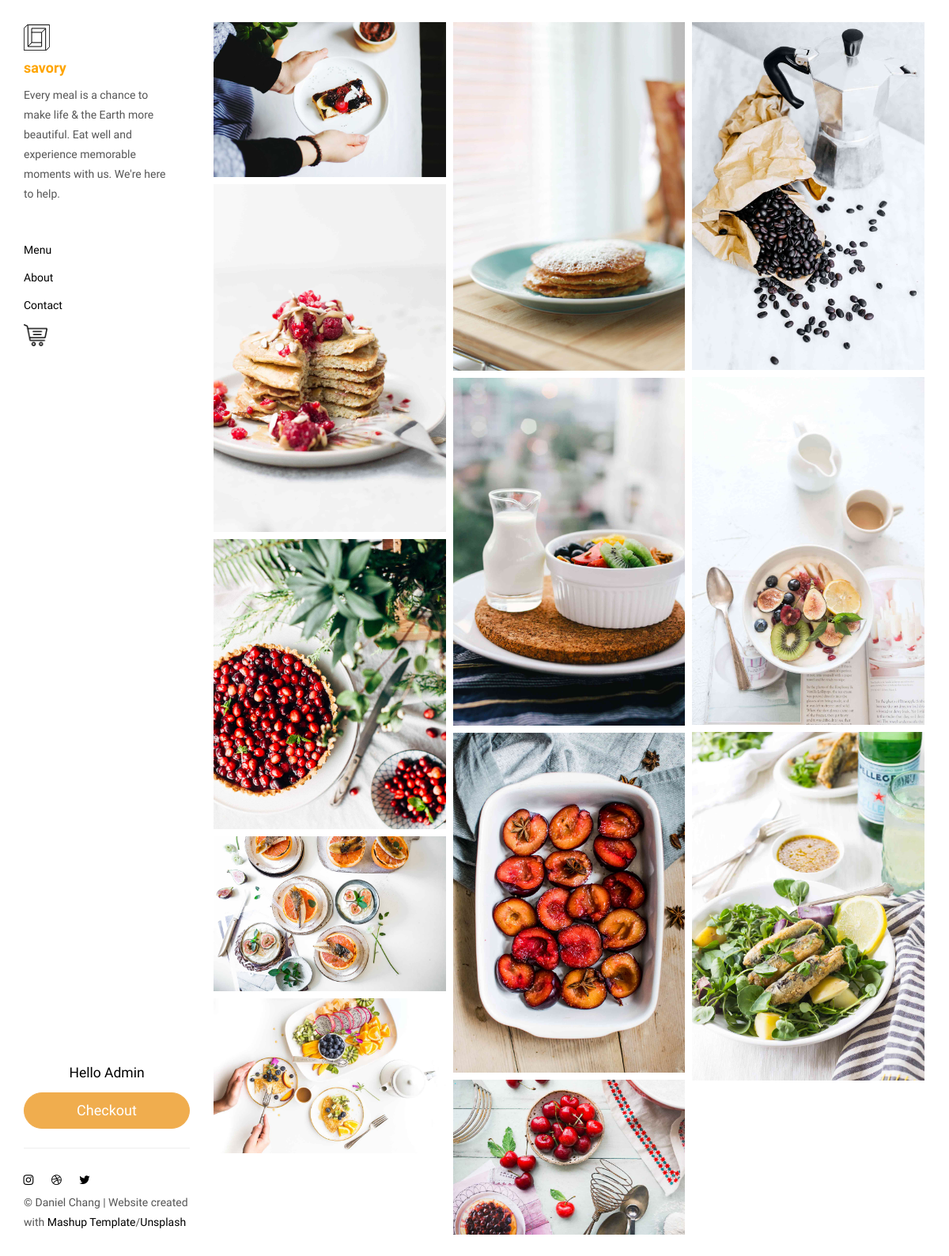
The page / (signed in) on the database its author committed.
### main.py (models this page shows, shortened)
class Customer(UserMixin, db.Model):
    __tablename__ = "customer"
    id = db.Column(db.Integer, primary_key=True)
    name = db.Column(db.String(250), nullable=False)
    email = db.Column(db.String(250), unique=True, nullable=False)
    password = db.Column(db.String(250), nullable=False)

class Meal(db.Model):
    id = db.Column(db.Integer, primary_key=True)
    name = db.Column(db.String(250), nullable=False)
    price = db.Column(db.Float, nullable=False)

### main.py (the view)
@app.route("/")
def home():
    return render_template('index.html', meals=meals)

### main.py (called while the page is built)
@login_manager.user_loader
def load_user(user_id):
    return Customer.query.get(user_id)

### templates/index.html (shortened to what this page needs)
<!DOCTYPE html>
<html lang="en">
<head>
  <link href="static/main.82cfd66e.css" rel="stylesheet">
  <link href="static/styles.css" rel="stylesheet">
</head>
<body>
<header class="">
  <nav class="sidebar">
    <div class="navbar-collapse" id="navbar-collapse">
      <div class="site-header hidden-xs">
          <a class="site-brand company-name" href="{{ url_for('home') }}" title="">
            <img class="img-responsive site-logo" alt="" src="static/assets/images/mashup-logo.svg">
            savory
          </a>
        <p>Every meal is a chance to make life & the Earth more beautiful. Eat well and experience memorable moments with us. We're here to help.</p>
      </div>
      <ul class="nav">
        <li><a href="{{ url_for('home') }}" title="">Menu</a></li>
        <li><a href="{{ url_for('about') }}" title="">About</a></li>
        <li><a href="{{ url_for('contact') }}" title="">Contact</a></li>
        <li><a href="{{ url_for('shopping_cart') }}" title=""><img src="static/assets/shopping-cart.png" style="width:3rem; height:3rem;"></a></li>
      </ul>
      <nav class="nav-footer">
        {% if current_user.is_authenticated %}
        <a id="log-out-btn" type="button" href="{{ url_for('logout') }}" class="btn btn-secondary btn-block"><span>Hello {{ current_user.name }}</span></a>
        {% else %}
        <a type="button" href="{{ url_for('login') }}" class="btn btn-secondary btn-block" style="font-size:1.75rem;">Log In</a>
        {% endif %}
        <form action="/create-checkout-session" method="POST">
          <button type="submit" class="btn btn-block btn-lg btn-warning">Checkout</button>
        </form>
        <hr>
        <p class="nav-footer-social-buttons">
          <a class="fa-icon" href="https://www.instagram.com/" title="">
            <i class="fa fa-instagram"></i>
          </a>
          <a class="fa-icon" href="https://dribbble.com/" title="">
            <i class="fa fa-dribbble"></i>
          </a>
          <a class="fa-icon" href="https://twitter.com/" title="">
            <i class="fa fa-twitter"></i>
          </a>
        </p>
        <p>© Daniel Chang | Website created with <a href="http://www.mashup-template.com/" title="Create website with free html template">Mashup Template</a>/<a href="https://www.unsplash.com/" title="Beautiful Free Images">Unsplash</a></p>
      </nav>
    </div>
  </nav>
</header>
<main class="" id="main-collapse">
<div class="hero-full-wrapper">
  <div class="grid">
    {% for meal in meals: %}
    <div class="grid-item">
      <img class="img-responsive" alt="" src="static/assets/images/img-{{ meal['id'] }}.jpg">
    </div>
    {% endfor %}
  </div>
</div>
</main>
<script type="text/javascript" src="static/main.85741bff.js"></script></body>
</html>

### static/styles.css (style rules this page uses)
.company-name { color: orange; }
#log-out-btn { font-size: 1.75rem; }

### rows shown on the page
Customer: name "Admin"
Meal: shows a picture
Meal: shows a picture
Meal: shows a picture
Meal: shows a picture
Meal: shows a picture
Meal: shows a picture
Meal: shows a picture
Meal: shows a picture
Meal: shows a picture
Meal: shows a picture
Meal: shows a picture
Meal: shows a picture
